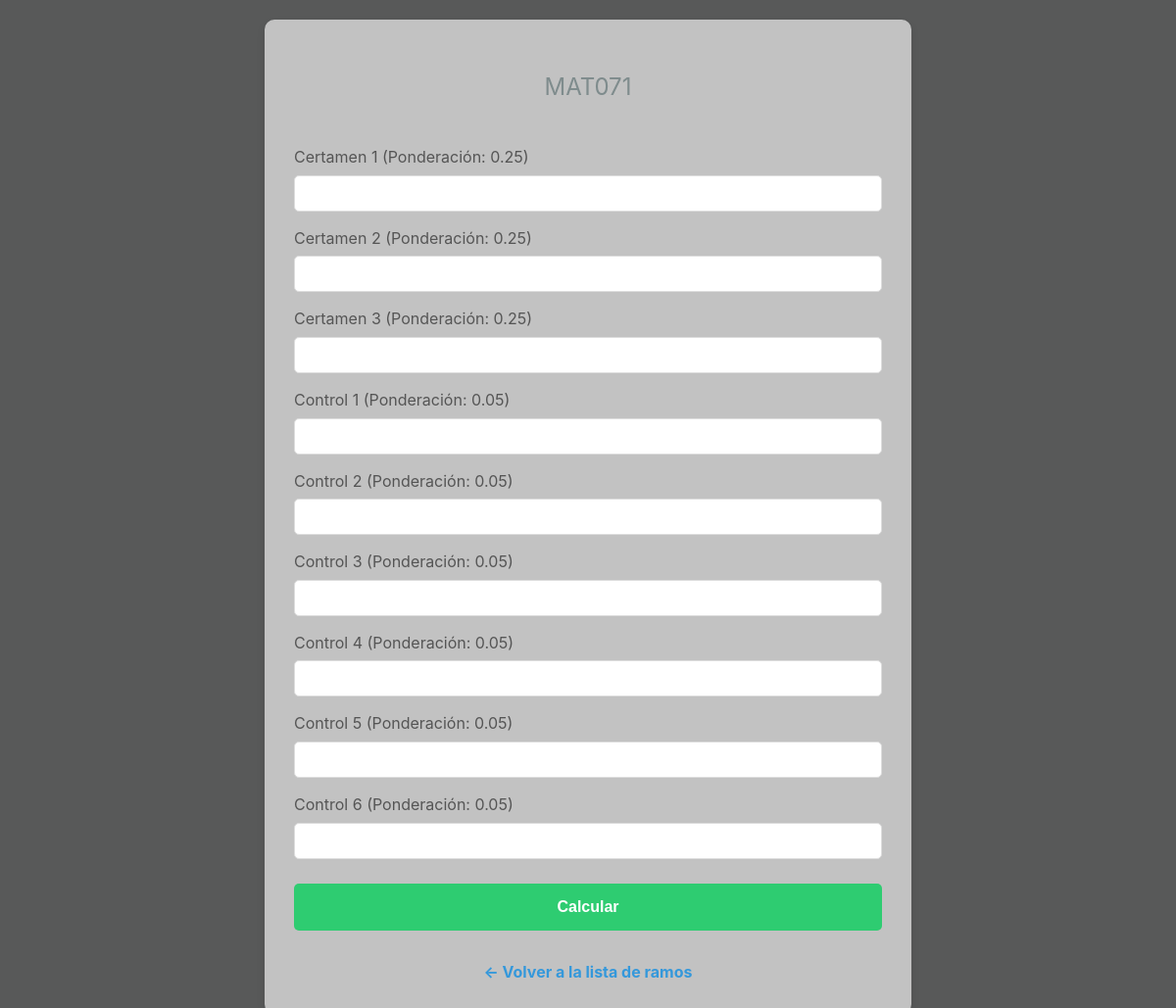
The app's page /ramo/1/ with its own data.
### calculadora/models.py (models this page shows, shortened)
class Ramo(models.Model):
    nombre = models.CharField(max_length=100)
    nota_aprobacion = models.FloatField(default=55.0)

class Evaluacion(models.Model):
    ramo = models.ForeignKey(Ramo, on_delete=models.CASCADE)
    nombre = models.CharField(max_length=100)
    ponderacion = models.FloatField()

### calculadora/views.py (the view, shortened to what this page needs)
# urls.py: path('ramo/<int:ramo_id>/', views.calculadora_ramo, name='calculadora'),
def calculadora_ramo(request, ramo_id):
    ramo = get_object_or_404(Ramo, pk=ramo_id)
    evaluaciones = Evaluacion.objects.filter(ramo=ramo)
    contexto = {
        'ramo': ramo,
        'evaluaciones': evaluaciones,
    }
    return render(request, 'calculadora/calculadora_ramo.html', contexto)

### calculadora/templates/calculadora/calculadora_ramo.html (shortened to what this page needs)
{% load static %} <!DOCTYPE html>
<html lang="es">
<head>
    <link rel="stylesheet" href="{% static 'calculadora/css/styles.css' %}">
</head>
<body>
    <div class="container"> <h2>{{ ramo.nombre }}</h2>
        <form method="post" class="calculator-form">
            {% for evaluacion in evaluaciones %}
                <div class="form-group">
                    <label>{{ evaluacion.nombre }} (Ponderación: {{ evaluacion.ponderacion|floatformat:2 }})</label>
                    <input type="number" name="evaluacion-{{ evaluacion.id }}" step="1" min="0" max="100" value="{{ evaluacion.nota_ingresada|default:'' }}">
                </div>
            {% endfor %}
            <button type="submit">Calcular</button>
        </form>
        <div class="back-link-container">
            <a href="{% url 'main_page' %}" class="back-link">← Volver a la lista de ramos</a>
        </div>
    </div>
</body>
</html>

### calculadora/static/calculadora/css/styles.css (style rules this page uses)
body { font-family: -apple-system, BlinkMacSystemFont, "Segoe UI", Roboto, Helvetica, Arial, sans-serif, "Apple Color Emoji", "Segoe UI Emoji", "Segoe UI Symbol"; background-color: #212222bf; color: #333; line-height: 1.6; margin: 0; padding: 20px; }
.container { max-width: 600px; margin: 0 auto; background-color: rgba(255, 255, 255, 0.636); padding: 30px; border-radius: 10px; box-shadow: 0 4px 8px rgba(0,0,0,0.1); }
h1, h2 { text-align: center; color: #2c3e50; }
h2 { font-weight: 400; color: #7f8c8d; margin-bottom: 40px; }
.form-group { margin-bottom: 15px; }
.form-group label { display: block; margin-bottom: 5px; color: #555; }
.form-group input { width: 100%; padding: 10px; border: 1px solid #ddd; border-radius: 5px; box-sizing: border-box; }
button[type="submit"] { width: 100%; background-color: #2ecc71; color: white; padding: 15px; border: none; border-radius: 5px; font-weight: bold; font-size: 16px; cursor: pointer; transition: background-color 0.3s ease; margin-top: 10px; }
.back-link-container { text-align: center; margin-top: 30px; }
.back-link { color: #3498db; text-decoration: none; font-weight: bold; }

### records on screen
Ramo: nombre "MAT071"
Evaluacion: nombre "Certamen 1", ponderacion "0.25"
Evaluacion: nombre "Certamen 2", ponderacion "0.25"
Evaluacion: nombre "Certamen 3", ponderacion "0.25"
Evaluacion: nombre "Control 1", ponderacion "0.05"
Evaluacion: nombre "Control 2", ponderacion "0.05"
Evaluacion: nombre "Control 3", ponderacion "0.05"
Evaluacion: nombre "Control 4", ponderacion "0.05"
Evaluacion: nombre "Control 5", ponderacion "0.05"
Evaluacion: nombre "Control 6", ponderacion "0.05"
